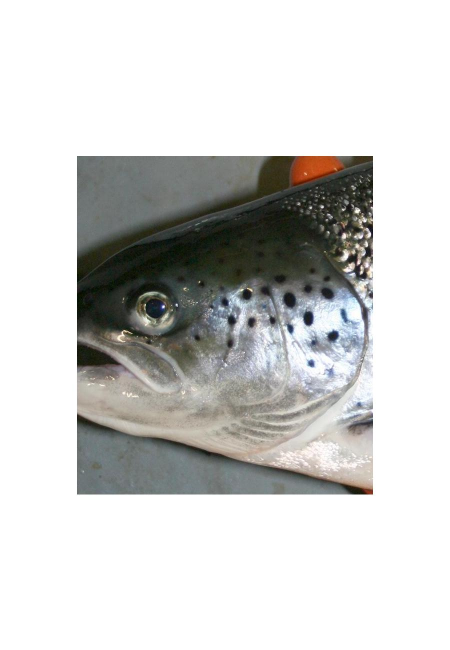
#> input picture salmon_identification/spotID/train/1707cs.jpg, 900 x 1300 px (shown at 1/2 size)
$ python identify_salmon.py   (older library calls are emulated)
#> lines starting #> are read from the running program, lines starting #| are printed output that depends on the picture
#%% Import libraries
import numpy as np
import pandas as pd

import seaborn as sns
import matplotlib.pylab as plt

#%% Import image processing libraries
import cv2
import skimage


#%% Read images
img_1707cs = cv2.imread('train/1707cs.jpg', 0)
#> img_1707cs: shape (1300, 900); min 0, max 255, mean 207.8
plt.imshow(img_1707cs)
plt.show()

#%% random walker segmentation
from skimage.segmentation import random_walker
from skimage.exposure import rescale_intensity


#%%
img_1707cs = plt.imread('train/1707cs.jpg')[325:955, 155:745]
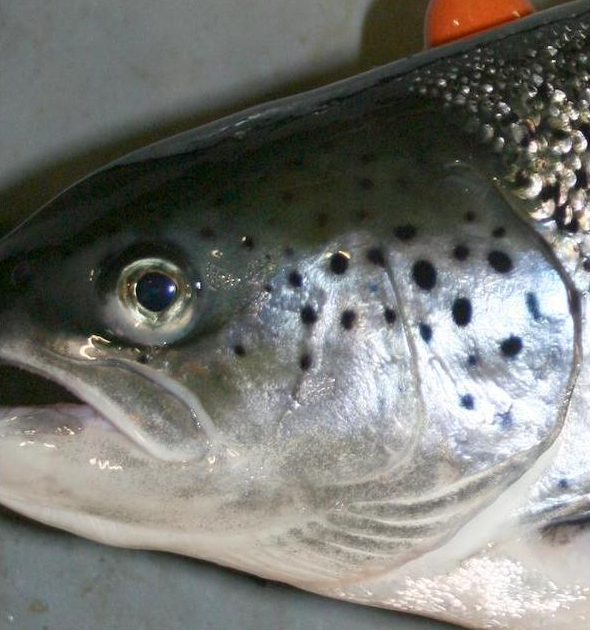
#> img_1707cs: shape (630, 590, 3); mean R, G, B 117.3, 118.1, 113.4
sigma = 0
img_1707cs = rescale_intensity(img_1707cs, in_range=(0, 180))
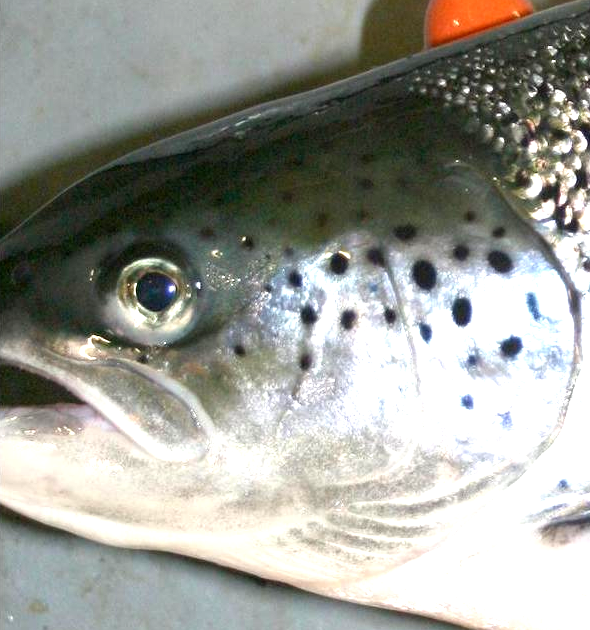
#> img_1707cs: shape (630, 590, 3); mean R, G, B 156.7, 157.9, 150.8
plt.imshow(img_1707cs)
plt.show()


#%%
from scipy import ndimage as ndi
from skimage.feature import peak_local_max
from skimage.morphology import watershed

distance = ndi.distance_transform_edt(img_1707cs)
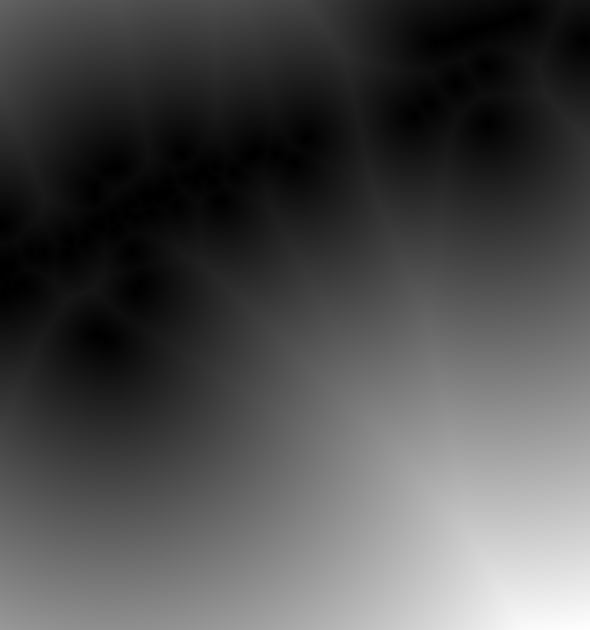
#> distance: shape (630, 590, 3) float64; mean R, G, B 155.8, 155.7, 155.7; drawn with min black and max white
#> (the run stopped early here; a loop or call above may not have finished)
